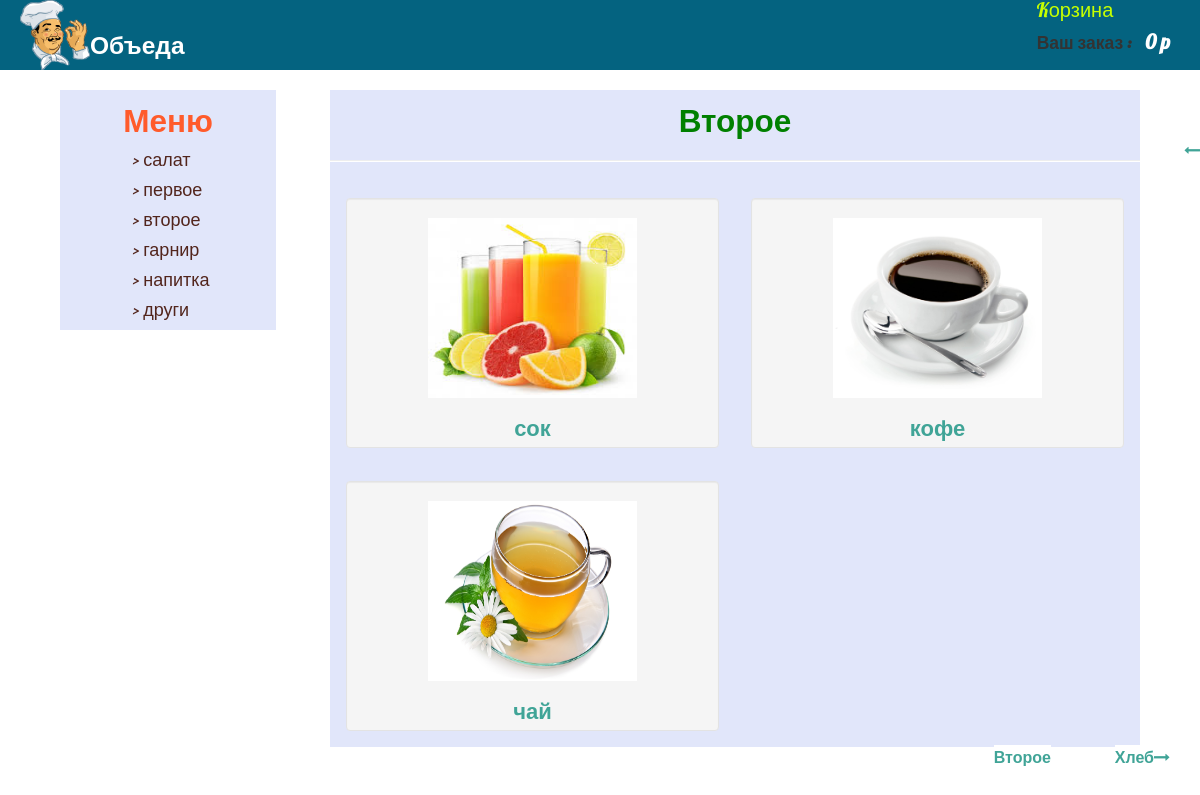
Screenshot of /index.php?page=napitka with the database file from the repository.
### tables this page shows
CREATE TABLE IF NOT EXISTS `cathegorie` (
  `id_c` int(11) NOT NULL AUTO_INCREMENT,
  `nom` varchar(100) NOT NULL,
  PRIMARY KEY (`id_c`)
);

CREATE TABLE IF NOT EXISTS `produits` (
  `id_p` int(11) NOT NULL AUTO_INCREMENT,
  `nom` varchar(100) NOT NULL,
  `prix` int(11) NOT NULL,
  `id_cathegorie` int(11) NOT NULL,
  `img` varchar(100) NOT NULL,
  `statut` int(11) NOT NULL,
  `type` varchar(100) NOT NULL,
  `aff` int(11) NOT NULL,
  PRIMARY KEY (`id_p`)
);

### functions/functions.php (called while the page is built, shortened)
<?php
function recuperer_boison()
{
	$bdd = new PDO('mysql:host=localhost;dbname=diner;charset=utf8', 'root', '');
	$results = array();
	$query = $bdd->query("SELECT *  FROM produits WhERE id_cathegorie='4' AND aff='1' ");
	while($row = $query->fetch())
	{
		$results[] =$row;
	}
		return $results;
}
?>
<?php
function recuperer_cathegories()
{
	$bdd = new PDO('mysql:host=localhost;dbname=diner;charset=utf8', 'root', '');
	$results = array();
	$query = $bdd->query("SELECT * FROM cathegorie");
	while($row = $query->fetch())
	{
		$results[] =$row;
	}
		return $results;
}
?>

### pages/napitka.php (the view, shortened to what this page needs)
<?php include("includes/header.php"); ?>
<div class="main">
	<?php include('includes/menu.php'); ?>
	<div class="bloc_right left">
		<h2>Второе</h2>
		<hr/>
		<?php
	$recuperer_boisons = recuperer_boison();
		foreach($recuperer_boisons as $recuperer_boison){
			?>
			<div class="plat well">
				<div class="plat_img ">
					<img src="images/<?php echo $recuperer_boison['img'] ?>" alt="">
				</div>
				<div class="plat_desc">
					<a href="#" id="show" >
						<h2 id="<?php echo $recuperer_boison['nom'] ?>"  class="clickici"><?php echo $recuperer_boison['nom'] ?> </h2>
					</a>
				</div>
			</div>
			<?php
		}
		?>
		</div>
		<br/>
	</div>
<div class="row direction">
			<a href="index.php?page=ftaroyi"><i class="fa fa-long-arrow-left"></i> Второе</a>
			<a href="index.php?page=hleb">Хлеб<i class="fa fa-long-arrow-right"></i> </a>
		</div>
</div>

### includes/menu.php
<div class="bloc_left left">
		<div class="cathegories ">
			<h2> Меню </h2>
			<div class="menu">
				<?php
				$infos_cathegories = recuperer_cathegories();
				foreach($infos_cathegories as $infos_cathegorie){
					?>
					<ul>
						<li><a href="#"> > <?php echo $infos_cathegorie['nom'] ?></a></li>
					</ul>
					<?php
				}
				?>
			</div>
		</div>
	</div>

### css/style.css (style rules this page uses)
* { margin:0; padding:0; box-sizing:border-box; }
.left { float: left; overflow:hidden; }
.main { width: 90%; margin: 20px auto; }
.bloc_left { width: 20%; min-height: 200px; background-color: #E1E6FA; }
.cathegories h2 { width: 100%; text-align: center; font-family: 'Lobster', sans-serif; color: #FF5B2B; }
.bloc_right { width: 75%; min-height: 200px; margin-left: 5%; background-color: #E1E6FA; }
.bloc_right h2 { text-align: center; font-family: 'Lobster', sans-serif; color: green; }
.menu ul { display: block; }
.menu ul li { list-style: none; }
.menu ul li a { font-size: 18px; color: #52251C; font-family: 'Lobster', sans-serif; margin-left: 25%; }
.plat { width: 46%; margin: 2%; height: 250px; float: left; position: relative; }
.plat_img , .plat_desc { width: 90%; margin: auto; text-align: center; display: block; }
.plat_img img { width: 70%; height: 180px; margin: auto; }
.plat_desc h2 { font-size: 22px; color: #40A497; font-family: 'Lobster', sans-serif; }
.direction { width: 100%; display: block; margin: 30px 0px; text-align:right; }
.direction a { margin: 10px 30px; font-weight: bold; font-size: 16px; color: #40A497; background-color: white; }

### rows the page displays
cathegorie: nom "салат"
cathegorie: nom "первое"
cathegorie: nom "второе"
cathegorie: nom "гарнир"
cathegorie: nom "напитка"
cathegorie: nom "други"
produits: img (picture), nom "сок"
produits: img (picture), nom "кофе"
produits: img (picture), nom "чай"
